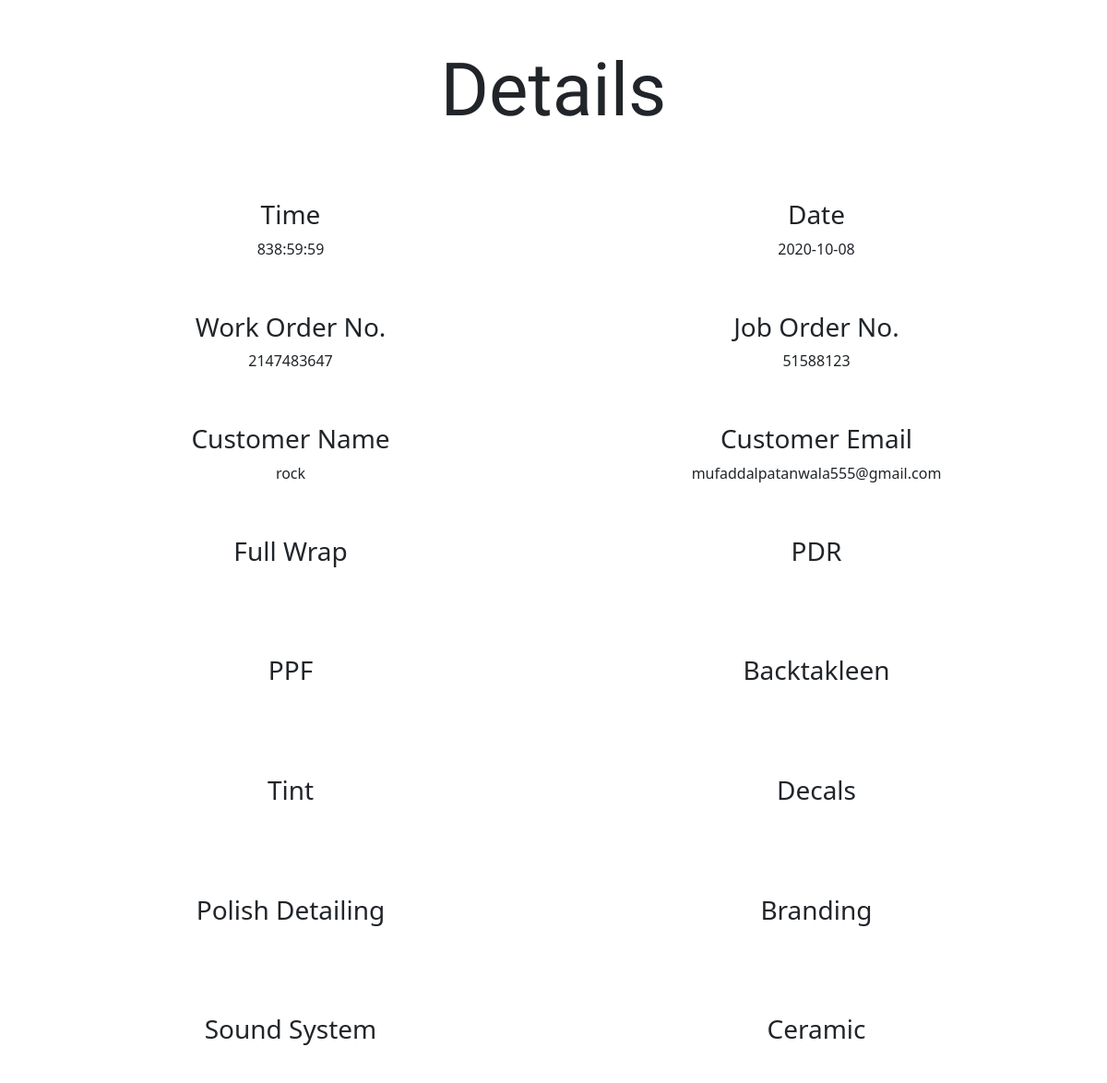
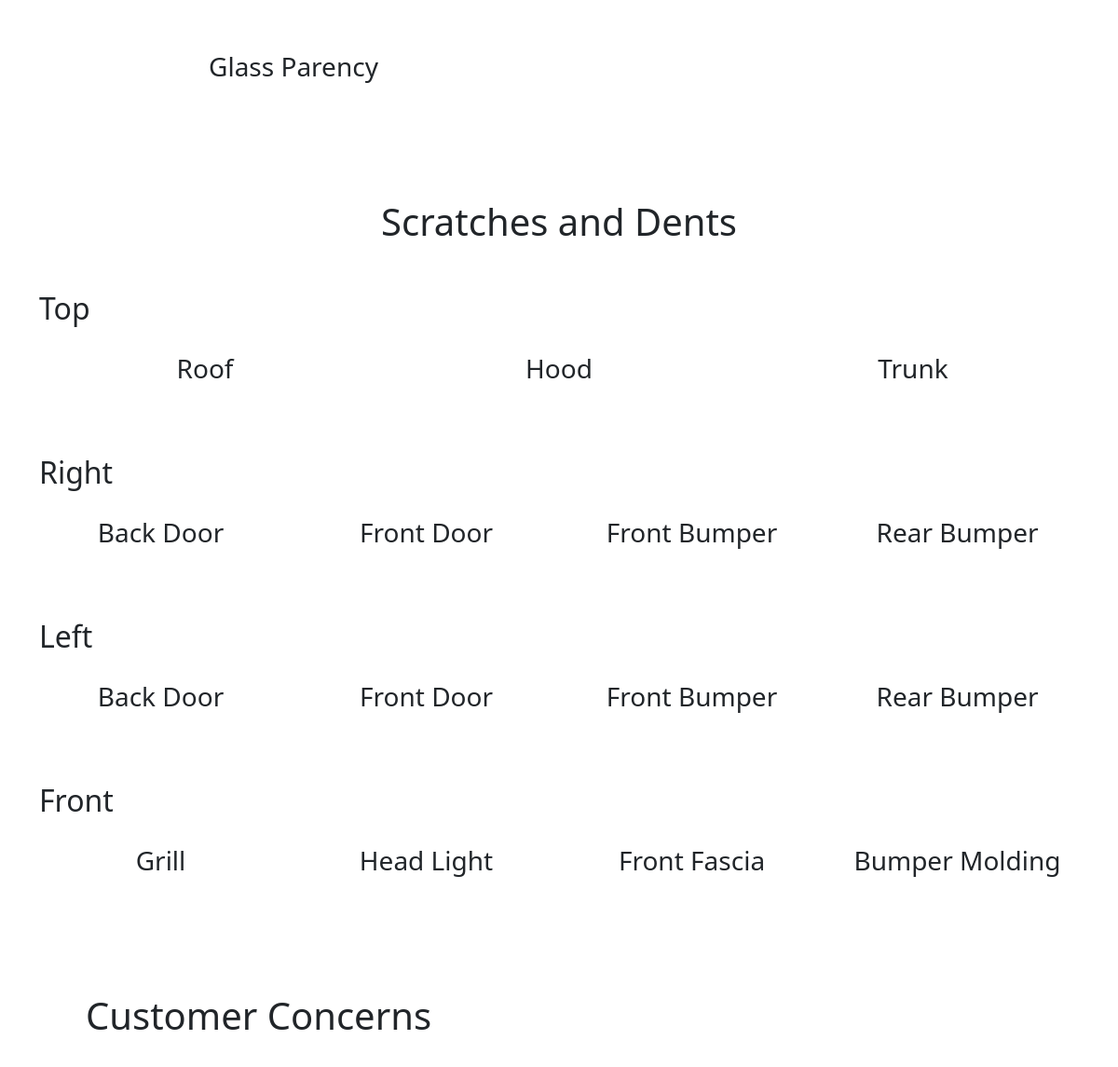
The app's page /details.php?id=2 with its own data (2 pictures, top to bottom).
### tables this page shows
CREATE TABLE `car` (
  `id` int(11) NOT NULL,
  `time` time NOT NULL,
  `date` date NOT NULL,
  `work_no` int(11) NOT NULL,
  `job_no` int(11) NOT NULL,
  `customer_name` varchar(50) NOT NULL,
  `email` varchar(50) NOT NULL,
  `full_wrap` tinyint(1) NOT NULL DEFAULT 0,
  `pdr` tinyint(1) NOT NULL DEFAULT 0,
  `ppf` tinyint(1) NOT NULL DEFAULT 0,
  `backtakleen` tinyint(1) NOT NULL DEFAULT 0,
  `tint` tinyint(1) NOT NULL DEFAULT 0,
  `decals` tinyint(1) NOT NULL DEFAULT 0,
  `polish_detailing` tinyint(1) NOT NULL DEFAULT 0,
  `branding` tinyint(1) NOT NULL DEFAULT 0,
  `sound_system` tinyint(1) NOT NULL DEFAULT 0,
  `ceramic` tinyint(1) NOT NULL DEFAULT 0,
  `glassparency` tinyint(1) NOT NULL DEFAULT 0,
  `roof` tinyint(1) NOT NULL DEFAULT 0,
  `hood` tinyint(1) NOT NULL DEFAULT 0,
  `trunk` tinyint(1) NOT NULL DEFAULT 0,
  `right_door_1` tinyint(1) NOT NULL DEFAULT 0,
  `right_door_2` tinyint(1) NOT NULL DEFAULT 0,
  `right_front_bumper` tinyint(1) NOT NULL DEFAULT 0,
  `right_rear_bumper` tinyint(1) NOT NULL DEFAULT 0,
  `left_door_1` tinyint(1) NOT NULL DEFAULT 0,
  `left_door_2` tinyint(1) NOT NULL DEFAULT 1,
  `left_front_bumper` tinyint(1) NOT NULL DEFAULT 0,
  `left_rear_bumper` tinyint(1) NOT NULL DEFAULT 0,
  `grill` tinyint(1) NOT NULL DEFAULT 0,
  `head_light` tinyint(1) NOT NULL DEFAULT 0,
  `front_fascia` tinyint(1) NOT NULL DEFAULT 0,
  `bumper_molding` tinyint(1) NOT NULL DEFAULT 0,
  `customer_concern_1` varchar(500) NOT NULL,
  `customer_concern_2` varchar(500) NOT NULL,
  `customer_concern_3` varchar(500) NOT NULL,
  `customer_concern_4` varchar(500) NOT NULL,
  `customer_concern_5` varchar(500) NOT NULL,
  `Status` varchar(50) NOT NULL DEFAULT 'Repair Work Begins'
);

### details.php (the view, shortened to what this page needs)
<?php
require "partials/header.php";
require "server.php";
?>
<link rel="stylesheet" href="./styles/styles.css">
</head>
<body>
    <div class="container">
        <div class="header">
            <h1>Details</h1>
        </div>
        <?php
        function check_if($bool)
        {
            if ($bool) {
                echo '<svg class="bi text-success" width="32" height="32" fill="currentColor">
                                            <use xlink:href="node_modules\bootstrap-icons\bootstrap-icons.svg#check-square-fill"/>
                                            </svg>';
            } else {
                echo '<svg class="bi text-danger" width="32" height="32" fill="currentColor">
                                            <use xlink:href="node_modules\bootstrap-icons\bootstrap-icons.svg#file-x-fill"/>
                                            </svg>';
            }
        }
        if (isset($_GET['id'])) {
            $sql = "SELECT * FROM car WHERE id={$_GET['id']}";
            $result = $conn->query($sql);
            if ($result->num_rows > 0 && $result->num_rows < 2) {
                $row = $result->fetch_assoc();
        ?>
                <div class="row">
                    <div class="col">
                        <h3>Time</h3>
                        <p><?php echo $row['time']; ?></p>
                    </div>
                    <div class="col">
                        <h3>Date</h3>
                        <p><?php echo $row['date']; ?></p>
                    </div>
                </div>
                <div class="row">
                    <div class="col">
                        <h3>Work Order No.</h3>
                        <p><?php echo $row['work_no']; ?></p>
                    </div>
                    <div class="col">
                        <h3>Job Order No.</h3>
                        <p><?php echo $row['job_no']; ?></p>
                    </div>
                </div>
                <div class="row">
                    <div class="col">
                        <h3>Customer Name</h3>
                        <p><?php echo $row['customer_name']; ?></p>
                    </div>
                    <div class="col">
                        <h3>Customer Email</h3>
                        <p><?php echo $row['email']; ?></p>
                    </div>
                </div>
                <div class="row">
                    <div class="col">
                        <h3>Full Wrap</h3>
                        <p><?php check_if($row['full_wrap']);
                            ?></p>
                    </div>
                    <div class="col">
                        <h3>PDR</h3>
                        <p><?php check_if($row['pdr'])
                            ?></p>
                    </div>
                </div>
                <div class="row">
                    <div class="col">
                        <h3>PPF</h3>
                        <p><?php check_if($row['ppf']);
                            ?></p>
                    </div>
                    <div class="col">
                        <h3>Backtakleen</h3>
                        <p><?php check_if($row['backtakleen']);
                            ?></p>
                    </div>
                </div>
                <div class="row">
                    <div class="col">
                        <h3>Tint</h3>
                        <p><?php check_if($row['tint']);
                            ?></p>
                    </div>
                    <div class="col">
                        <h3>Decals</h3>
                        <p><?php check_if($row['decals']);
                            ?></p>
                    </div>
                </div>
                <div class="row">
                    <div class="col">
                        <h3>Polish Detailing</h3>
                        <p><?php check_if($row['polish_detailing']);
                            ?></p>
                    </div>
                    <div class="col">
                        <h3>Branding</h3>
                        <p><?php check_if($row['branding']);
                            ?></p>
                    </div>
                </div>
                <div class="row">
                    <div class="col">
                        <h3>Sound System</h3>
                        <p><?php check_if($row['sound_system']);
                            ?></p>
                    </div>
                    <div class="col">
                        <h3>Ceramic</h3>
                        <p><?php check_if($row['ceramic']);
                            ?></p>
                    </div>
                </div>
                <div class="row">
                    <div class="col">
                        <h3>Glass Parency</h3>
                        <p><?php check_if($row['glassparency']);
                            ?></p>
                    </div>
                    <div class="col"></div>
                </div>
                <h1 style="text-align: center">Scratches and Dents</h1>
                <div class="row">
                    <h2 style=" text-align: left">Top</h2>
                    <div class="col">
                        <h3>Roof</h3>
                        <p><?php check_if($row['roof']);
                            ?></p>
                    </div>
                    <div class="col">
                        <h3>Hood</h3>
                        <p><?php check_if($row['hood']);
                            ?></p>
                    </div>
                    <div class="col">
                        <h3>Trunk</h3>
                        <p><?php check_if($row['trunk']);
                            ?></p>
                    </div>
                </div>
                <div class="row">
                    <h2 style=" text-align: left">Right</h2>
                    <div class="col">
                        <h3>Back Door</h3>
                        <p><?php check_if($row['right_door_1']);
                            ?></p>
                    </div>
                    <div class="col">
                        <h3>Front Door</h3>
                        <p><?php check_if($row['right_door_2']);
                            ?></p>
                    </div>
                    <div class="col">
                        <h3>Front Bumper</h3>
                        <p><?php check_if($row['right_front_bumper']);
                            ?></p>
                    </div>
                    <div class="col">
                        <h3>Rear Bumper</h3>
                        <p><?php check_if($row['right_rear_bumper']);
                            ?></p>
                    </div>
                </div>
                <div class="row">
                    <h2 style=" text-align: left">Left</h2>
                    <div class="col">
                        <h3>Back Door</h3>
                        <p><?php check_if($row['left_door_1']);
                            ?></p>
                    </div>
                    <div class="col">
                        <h3>Front Door</h3>
                        <p><?php check_if($row['left_door_2']);
                            ?></p>
                    </div>
                    <div class="col">
                        <h3>Front Bumper</h3>
                        <p><?php check_if($row['left_front_bumper']);
                            ?></p>
                    </div>
                    <div class="col">
                        <h3>Rear Bumper</h3>
                        <p><?php check_if($row['left_rear_bumper']);
                            ?></p>
                    </div>
                </div>
                <div class="row">
                    <h2 style=" text-align: left">Front</h2>
                    <div class="col">
                        <h3>Grill</h3>
                        <p><?php check_if($row['grill']);
                            ?></p>
                    </div>
                    <div class="col">
                        <h3>Head Light</h3>
                        <p><?php check_if($row['head_light']);
                            ?></p>
                    </div>
                    <div class="col">
                        <h3>Front Fascia</h3>
                        <p><?php check_if($row['front_fascia']);
                            ?></p>
                    </div>
                    <div class="col">
                        <h3>Bumper Molding</h3>
                        <p><?php check_if($row['bumper_molding']);
                            ?></p>
                    </div>
                </div>
                <h1 class="mb-6">Customer Concerns</h1>
    </div>
</body>
<?php
            }
        }
?>

### styles/styles.css (style rules this page uses)
body, html { margin: 0; padding: 0; box-sizing: border-box; }
.header { display: flex; justify-content: center; align-items: center; }
.header h1 { font-size: 5em; font-family: "Fredoka One", cursive; }
.container h1 { margin: 50px; }

### details.php (style rules this page uses)
.row .col { margin: 20px 0; text-align: center; }

### records on screen
car: time "838:59:59", date "2020-10-08", work_no "2147483647", job_no "51588123", customer_name "rock", email "mufaddalpatanwala555@gmail.com"
